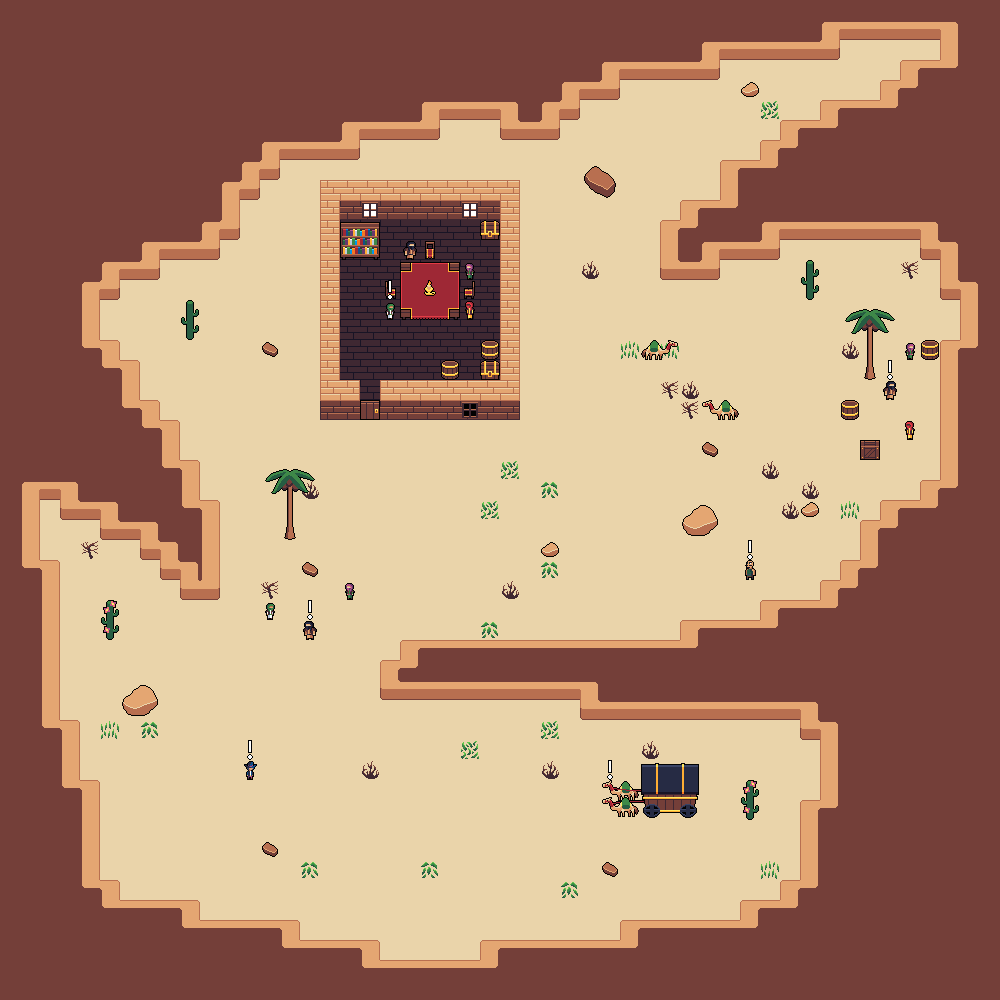

This is a level from a 2D game, rendered from its Tiled map with the project's own tilesets. A one-line summary and the map file follow, with tile-layer data summarised:
An orthogonal 50x50 tile map with 20x20 px tiles, 6 tile layers (ground, floordecor, walls, interactables, ...) and 14 objects (7x loot, 3x battle, spawn, level, trader, ...).

<map version="1.10" tiledversion="1.10.2" orientation="orthogonal" renderorder="right-down" width="50" height="50" tilewidth="20" tileheight="20" infinite="0" nextlayerid="19" nextobjectid="54">
 <tileset firstgid="1" source="tileset.tsx" />
 <group id="10" name="Group 1">
  <layer id="1" name="ground" width="50" height="50">
   <data>[2500 cells, 2500 non-empty, 2 distinct tile ids]</data>
  </layer>
  <layer id="5" name="floordecor" width="50" height="50">
   <data>[2500 cells, 2426 non-empty, 6 distinct tile ids]</data>
  </layer>
  <layer id="2" name="walls" width="50" height="50">
   <data>[2500 cells, 1206 non-empty, 25 distinct tile ids]</data>
  </layer>
  <layer id="9" name="interactables" width="50" height="50">
   <data>[2500 cells, 109 non-empty, 76 distinct tile ids]</data>
  </layer>
  <layer id="4" name="decor" width="50" height="50">
   <data>[2500 cells, 1 non-empty, 1 distinct tile ids]</data>
  </layer>
  <layer id="8" name="alerts" width="50" height="50">
   <data>[2500 cells, 6 non-empty, 1 distinct tile ids]</data>
  </layer>
  <objectgroup id="7" name="events">
   <object id="40" name="spawn" x="560" y="800" width="20" height="20" />
   <object id="41" name="level" x="600" y="780" width="20" height="20">
    <properties>
     <property name="description" value="ONWARDS!" />
     <property name="level" value="TUTORIAL" />
     <property name="stageclear" type="bool" value="true" />
    </properties>
   </object>
   <object id="42" name="battle" x="300" y="620" width="20" height="20">
    <properties>
     <property name="description" value=" " />
     <property name="encounter" value="L3B1" />
     <property name="proximity" type="bool" value="true" />
    </properties>
   </object>
   <object id="43" name="battle" x="880" y="380" width="20" height="20">
    <properties>
     <property name="description" value=" " />
     <property name="encounter" value="L3B2" />
     <property name="proximity" type="bool" value="true" />
    </properties>
   </object>
   <object id="44" name="battle" x="380" y="300" width="20" height="20">
    <properties>
     <property name="description" value=" " />
     <property name="encounter" value="L3B3" />
     <property name="proximity" type="bool" value="true" />
    </properties>
   </object>
   <object id="45" name="loot" x="440" y="360" width="20" height="20">
    <properties>
     <property name="description" value="ITS A BARREL." />
     <property name="loot" value="BARREL" />
    </properties>
   </object>
   <object id="46" name="loot" x="480" y="340" width="20" height="20">
    <properties>
     <property name="description" value="ITS A BARREL." />
     <property name="loot" value="BARREL" />
    </properties>
   </object>
   <object id="47" name="loot" x="840" y="400" width="20" height="20">
    <properties>
     <property name="description" value="ITS A BARREL." />
     <property name="loot" value="BARREL" />
    </properties>
   </object>
   <object id="48" name="loot" x="920" y="340" width="20" height="20">
    <properties>
     <property name="description" value="ITS A BARREL." />
     <property name="loot" value="BARREL" />
    </properties>
   </object>
   <object id="49" name="loot" x="860" y="440" width="20" height="20">
    <properties>
     <property name="description" value="CONTAINS PRECIOUS FOOD!" />
     <property name="loot" value="CRATE" />
    </properties>
   </object>
   <object id="50" name="loot" x="480" y="220" width="20" height="20">
    <properties>
     <property name="description" value="VALUABLES!" />
     <property name="loot" value="CHEST" />
    </properties>
   </object>
   <object id="51" name="loot" x="480" y="360" width="20" height="20">
    <properties>
     <property name="description" value="VALUABLES!" />
     <property name="loot" value="CHEST" />
    </properties>
   </object>
   <object id="52" name="trader" x="240" y="760" width="20" height="20" />
   <object id="53" name="blacksmith" x="740" y="560" width="20" height="20" />
  </objectgroup>
 </group>
</map>
